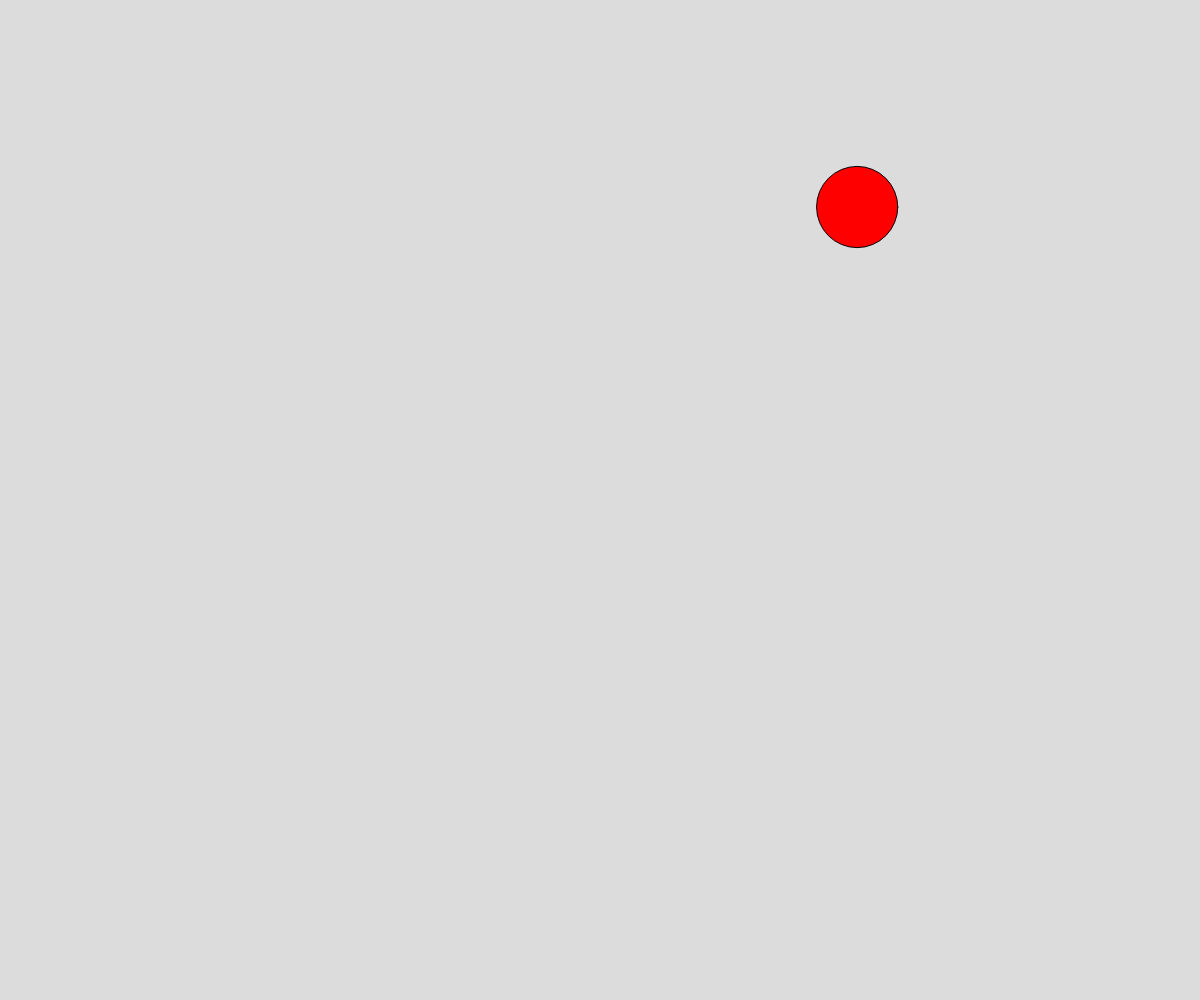
Frame 1 (no input)
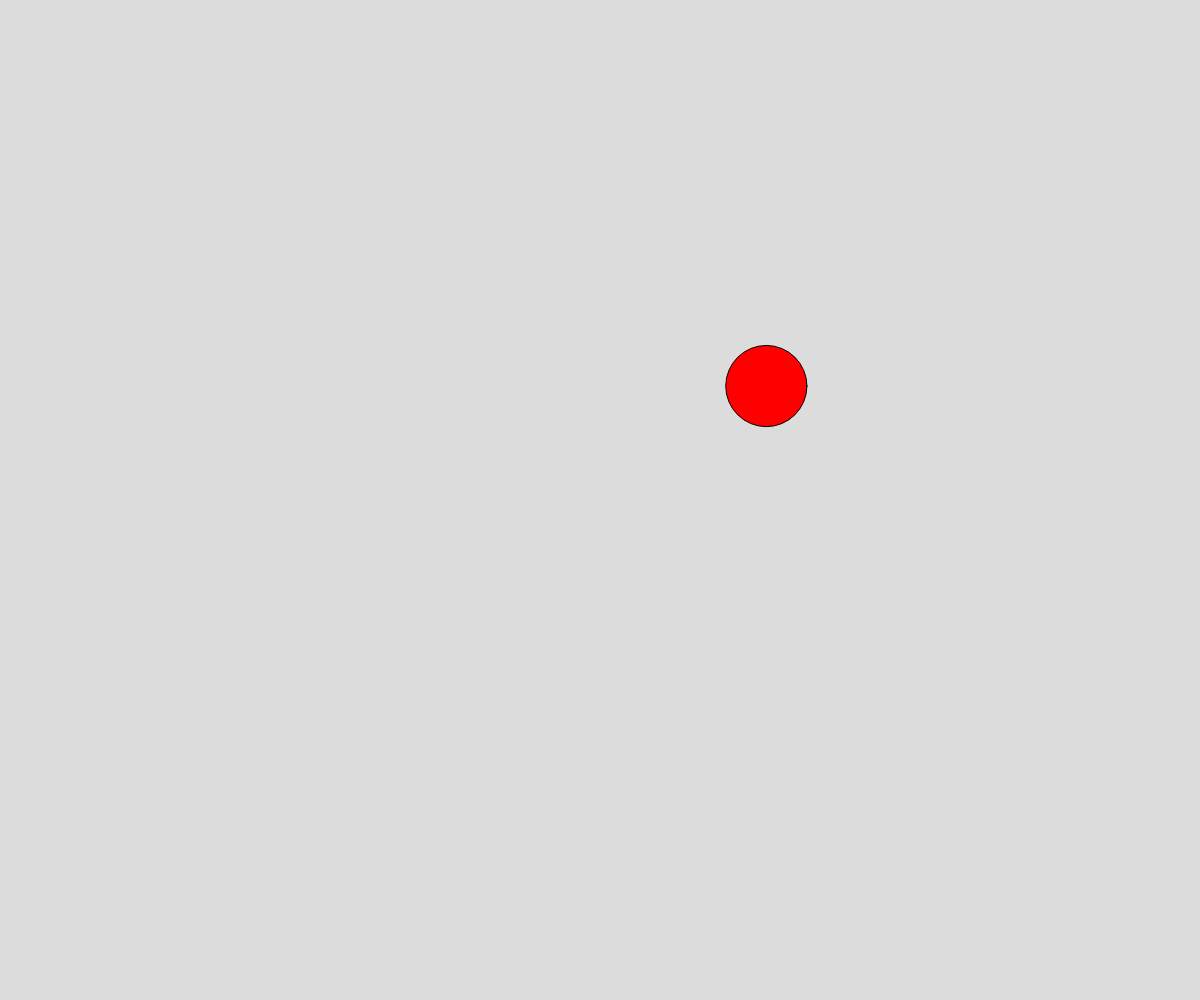
Frame 60 (no input)
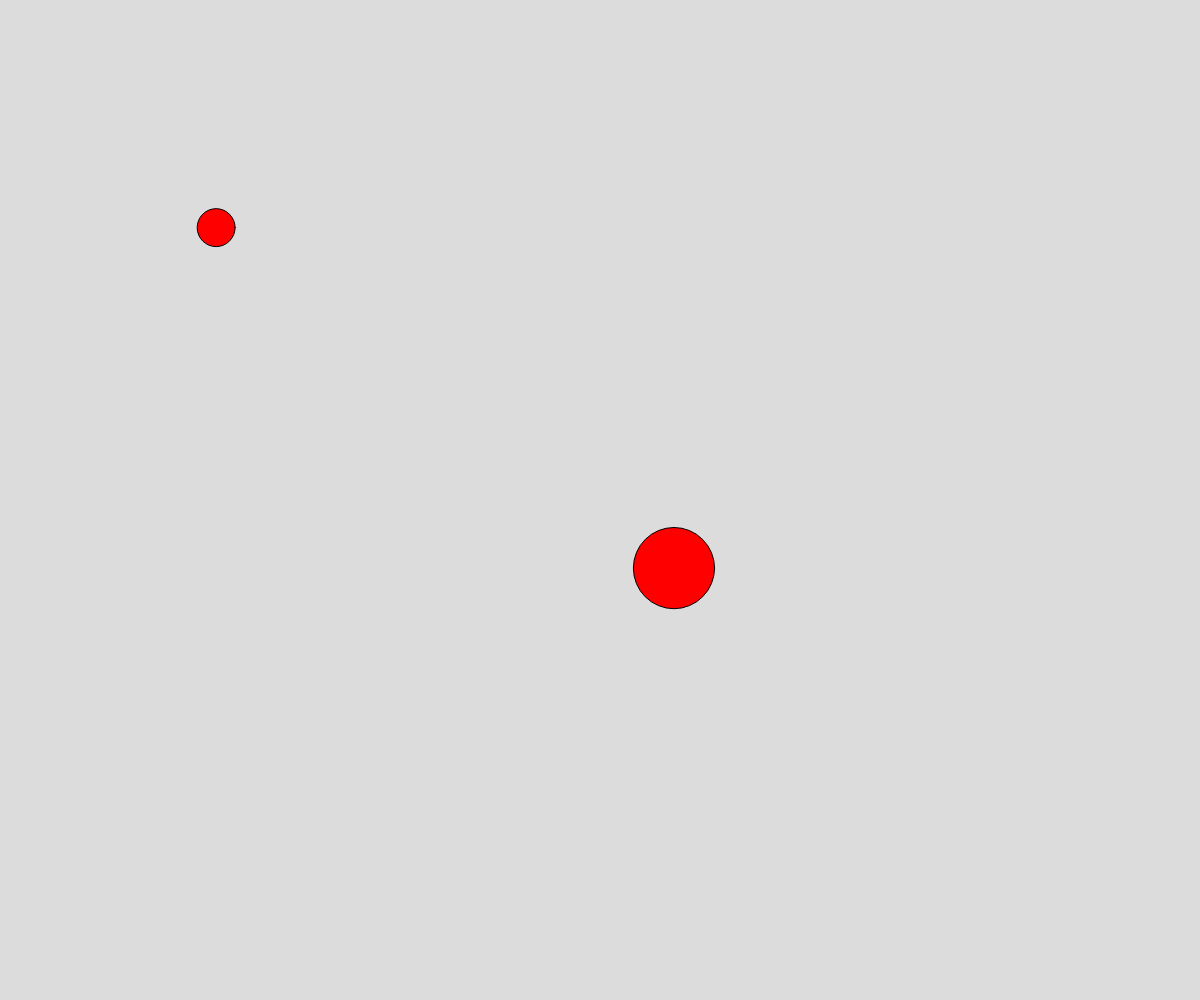
Frame 120 (the mouse pressed at the canvas centre since frame 60)

The p5.js sketch that drew these frames (run headless with seeded random() and noise() and a simulated clock; from frame 60 on, the mouse is pressed at the canvas centre):

// p5.js sketch
// ── sketch.js
//Bouncing Balls Object Demo

let ballArray = [];
let colors = [];
function setup() {
  createCanvas(windowWidth, windowHeight);
  spawnBall();
}

function draw() {
  background(220);

  for (let ball of ballArray) {
    // display the ball
    fill('red');
    circle(ball.x, ball.y, ball.diameter);
    //teleport the ball
    teleeportBall(ball);
    // move the ball
    ball.x += ball.dx;
    ball.y += ball.dy;
  }
}

function spawnBall() {
  let someBall = {
    x: random(width),
    y: random(height),
    diameter: random(25, 100),
    dx: random(-5, 5),
    dy: random(-5, 5),
  };
  ballArray.push(someBall);
}

function mousePressed() {
  spawnBall();
}

function teleeportBall(ball) {
  if (ball.x > width) {
    ball.x = 0;
  }
  if (ball.x < 0) {
    ball.x = width;
  }
  if (ball.y > height) {
    ball.y = 0;
  }
  if (ball.y < 0) {
    ball.y = height;
  }
}
